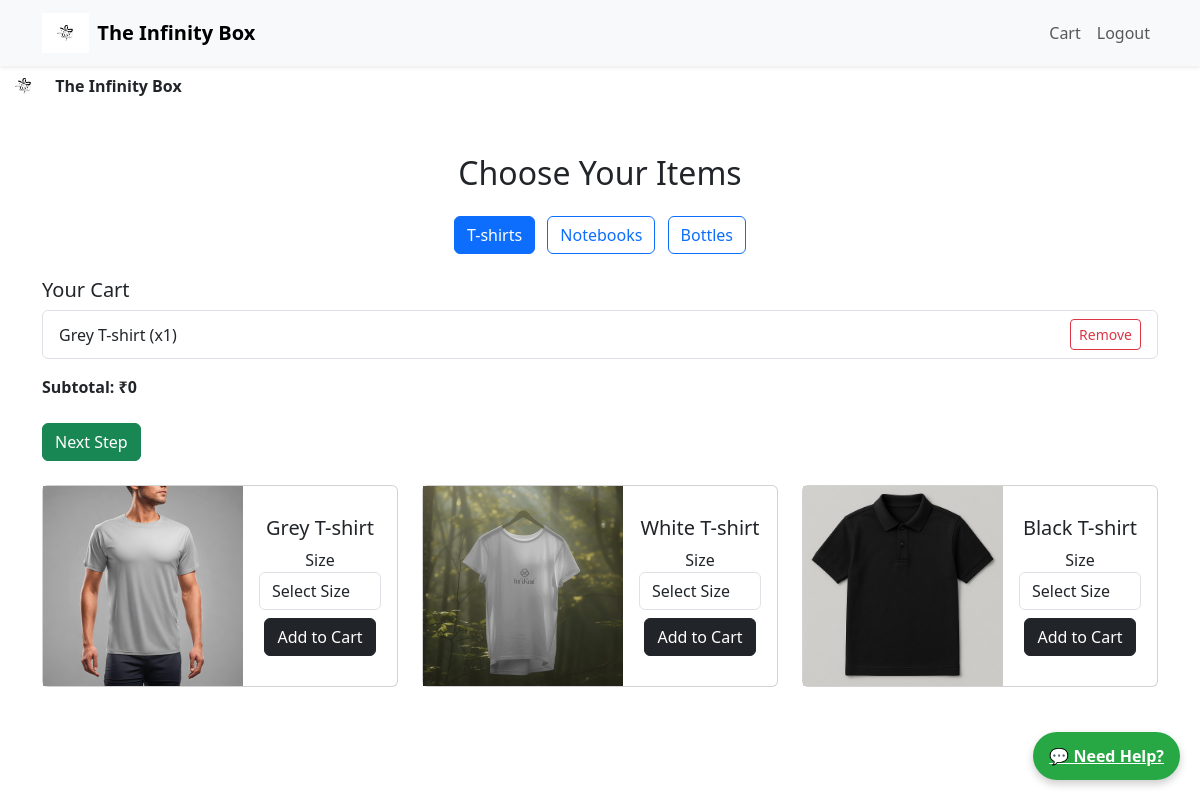
Before: /products/custombox/choose_items/ (signed in) with the older database file.
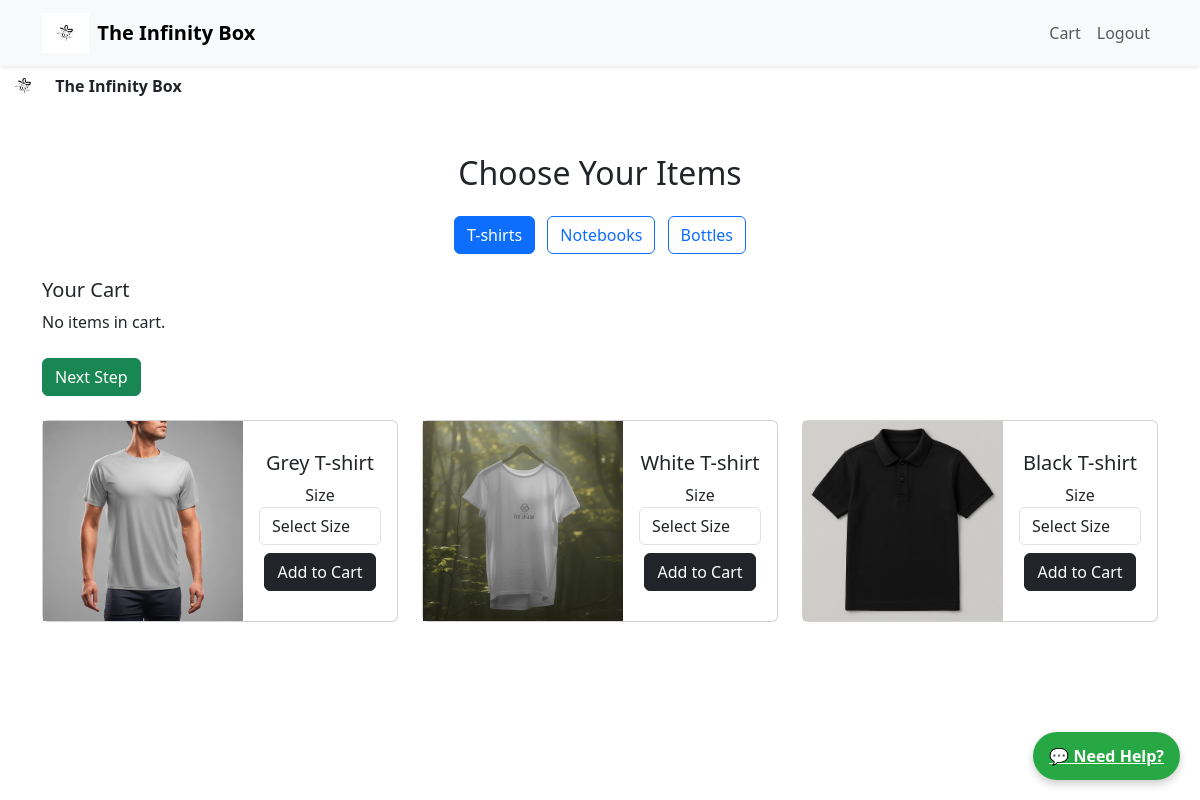
After: the same page with the newer database file.
### cart/models.py (models this page shows, shortened)
class CartItem(models.Model):
    user = models.ForeignKey(
        settings.AUTH_USER_MODEL,
        on_delete=models.CASCADE,
        related_name='cart_items',
        related_query_name='cart_item'
    )
    product = models.ForeignKey(
        Product,
        on_delete=models.CASCADE,
        related_name='cart_items',
        related_query_name='cart_item'
    )
    quantity = models.PositiveIntegerField(default=1)
    added_at = models.DateTimeField(auto_now_add=True)
    size = models.CharField(max_length=10, null=True, blank=True)  # <-- Add this
    def calc_subtotal(self):
        return self.quantity * self.product.price

### products/models.py (models this page shows, shortened)
class Product(models.Model):
    CATEGORY_CHOICES = [
        ('T-shirts', 'T-shirts'),
        ('Notebooks', 'Notebooks'),
        ('Bottles', 'Bottles'),
    ]
    name = models.CharField(max_length=200)
    description = models.TextField(blank=True)
    price = models.IntegerField(default=0)
    type = models.CharField(max_length=100, choices=[("T-shirts", "T-shirts"), ("Notebooks", "Notebooks"), ("Bottles", "Bottles")])
    image = models.ImageField(upload_to='products/')
    is_customizable = models.BooleanField(default=False)
    is_active = models.BooleanField(default=True)
    category = models.CharField(max_length=100)  # e.g., "T-shirts", "Notebooks"
    available = models.BooleanField(default=True)

### products/views.py (the view)
# urls.py: path('custombox/choose_items/', views.choose_items, name='choose_items'),
def choose_items(request):
    selected_category = request.GET.get('category', 'T-shirts')  # Default: T-shirts
    categories = ['T-shirts', 'Notebooks', 'Bottles']
    products = Product.objects.filter(type=selected_category)
    cart_items = CartItem.objects.filter(user=request.user)
    cart_total = sum(item.calc_subtotal() for item in cart_items)
    return render(request, 'products/choose_items.html', {
        'products': products,
        'cart_items': cart_items,
        'cart_total': cart_total,
        'categories': categories,
        'selected_category': selected_category,
    })

### products/templates/products/choose_items.html (shortened to what this page needs)
{% extends 'base.html' %}
{% load static %}
{% block content %}
<div class="container mt-5">
  <h2 class="text-center mb-4">Choose Your Items</h2>
  <div class="text-center mb-4">
    {% for category in categories %}
      <button class="btn btn-outline-primary mx-1 filter-btn" data-category="{{ category }}">{{ category }}</button>
    {% endfor %}
  </div>
  <div class="mb-4">
  <h5>Your Cart</h5>
  {% if cart_items %}
    <ul class="list-group">
      {% for item in cart_items %}
        <li class="list-group-item d-flex justify-content-between align-items-center">
          <div>
            {{ item.product.name }} (x{{ item.quantity }})
          </div>
          <form action="{% url 'products:remove_from_cart' item.id %}" method="post" style="margin: 0;">
            <button type="submit" class="btn btn-sm btn-outline-danger">Remove</button>
          </form>
        </li>
      {% endfor %}
    </ul>
    <p class="mt-3"><strong>Subtotal: ₹{{ cart_total }}</strong></p>
  {% else %}
    <p>No items in cart.</p>
  {% endif %}
  <a href="{% url 'products:magic_created' %}" class="btn btn-success mt-2">Next Step</a>
</div>
      <div id="products" class="row row-cols-1 row-cols-sm-2 row-cols-md-3 row-cols-lg-3 g-4">
<div class="col-12 mb-4 product-card" data-category="T-shirts">
  <div class="card flex-md-row h-100">
    <img src="/media/products/T-shirts1.jpeg" class="img-fluid" style="width: 200px; height: 200px; object-fit: cover;" alt="Grey T-shirt">
    <div class="card-body d-flex flex-column justify-content-center text-center">
      <h5 class="card-title">Grey T-shirt</h5>
      <form method="post" action="{% url 'products:add_to_cart' 14 %}">
        <div class="form-group mb-2">
          <label for="size-14">Size</label>
          <select name="size" id="size-14" class="form-control" required>
            <option value="">Select Size</option>
          </select>
        </div>
        <button type="submit" class="btn btn-dark">Add to Cart</button>
      </form>
    </div>
  </div>
</div>
<div class="col-12 mb-4 product-card" data-category="T-shirts">
  <div class="card flex-md-row h-100">
    <img src="/media/products/T-shirt2.jpeg" class="img-fluid" style="width: 200px; height: 200px; object-fit: cover;" alt="White T-shirt">
    <div class="card-body d-flex flex-column justify-content-center text-center">
      <h5 class="card-title">White T-shirt</h5>
      <form method="post" action="{% url 'products:add_to_cart' 11 %}">
        <div class="form-group mb-2">
          <label for="size-11">Size</label>
          <select name="size" id="size-11" class="form-control" required>
            <option value="">Select Size</option>
          </select>
        </div>
        <button type="submit" class="btn btn-dark">Add to Cart</button>
      </form>
    </div>
  </div>
</div>
<div class="col-12 mb-4 product-card" data-category="T-shirts">
  <div class="card flex-md-row h-100">
    <img src="/media/products/T-shirt3.jpeg" class="img-fluid" style="width: 200px; height: 200px; object-fit: cover;" alt="Black T-shirt">
    <div class="card-body d-flex flex-column justify-content-center text-center">
      <h5 class="card-title">Black T-shirt</h5>
      <form method="post" action="{% url 'products:add_to_cart' 15 %}">
        <div class="form-group mb-2">
          <label for="size-15">Size</label>
          <select name="size" id="size-15" class="form-control" required>
            <option value="">Select Size</option>
          </select>
        </div>
        <button type="submit" class="btn btn-dark">Add to Cart</button>
      </form>
    </div>
  </div>
</div>
      </div>
    </div>
{% endblock %}

### templates/base.html (shortened to what this page needs)
{% load static %}
<!DOCTYPE html>
<html lang="en">
<head>
  <link href="https://cdn.jsdelivr.net/npm/bootstrap@5.3.3/dist/css/bootstrap.min.css" rel="stylesheet">
  <link href="{% static 'css/style.css' %}" rel="stylesheet">
</head>
<body>
  <nav class="navbar navbar-expand-lg navbar-light bg-light shadow-sm">
    <div class="container">
      <a class="navbar-brand d-flex align-items-center" href="/">
      <img src="{% static 'images/logo.png' %}" alt="Logo" style="height: 40px;" class="me-2">
      <span class="fw-bold">The Infinity Box</span>
    </a>
      <div class="collapse navbar-collapse" id="navbarNav">
        <ul class="navbar-nav ms-auto">
                {% if user.is_authenticated %}
                <li class="nav-item"><a class="nav-link" href="/cart/">Cart</a></li>
                <li class="nav-item"><a class="nav-link" href="/accounts/logout/">Logout</a></li>
                {% else %}
                <li class="nav-item"><a class="nav-link" href="/accounts/login/">Login</a></li>
                {% endif %}
            </ul>
      </div>
    </div>
  </nav>
  <a class="navbar-brand d-flex align-items-center" href="/">
  <img src="{% static 'images/logo.png' %}" alt="Logo" style="height: 40px;" class="me-2">
  <span class="fw-bold">The Infinity Box</span>
</a>
<a id="support-button" href="https://wa.me/918888888888" target="_blank">
  💬 Need Help?
</a>
<link rel="stylesheet" href="https://cdn.jsdelivr.net/npm/bootstrap@5.3.0/dist/css/bootstrap.min.css">
  {% block content %}{% endblock %}
</body>
</html>

### static/style.css (style rules this page uses)
body { background-color: #f8f9fa; }
.navbar-brand { font-weight: bold; font-size: 1.4rem; }

### templates/base.html (style rules this page uses)
#support-button { position: fixed; bottom: 20px; right: 20px; background-color: #28a745; color: white; padding: 12px 16px; border-radius: 25px; font-weight: bold; z-index: 9999; box-shadow: 0 4px 8px rgba(0,0,0,0.2); transition: background-color 0.3s ease; }

### products/templates/products/choose_items.html (style rules this page uses)
.card { display: flex; flex-direction: column; }
.card-body { flex-grow: 1; }

Changed rows visible on the page:
removed CartItem: product.name "Grey T-shirt", quantity "1"
Other visible differences:
{{ cart_total }}: "0" → (not shown)
text no longer shown: "Subtotal: ₹"
text now shown: "No items in cart."
